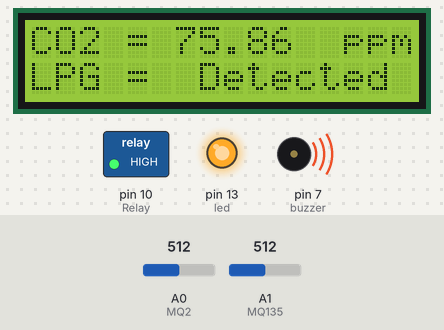
A sketch run on a simulated Arduino Uno, built with avr-gcc and run on an emulated ATmega328P. Shown: 16×2 character LCD, switched loads named in the sketch (green lamp = pin HIGH), output pins drawn as LEDs (lit = HIGH), buzzer (waves = sounding, pin HIGH). The inputs (shaded band) are chosen by the test bench; at power-on: A1 (MQ135) = 512, A0 (MQ2) = 512.

Above: at 2.0 s.
2.1 s: A1 (MQ135) set to 1023
At 5.1 s:
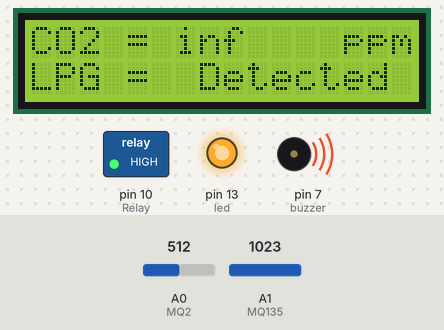
9.8 s: A1 (MQ135) set to 900
At 16.1 s:
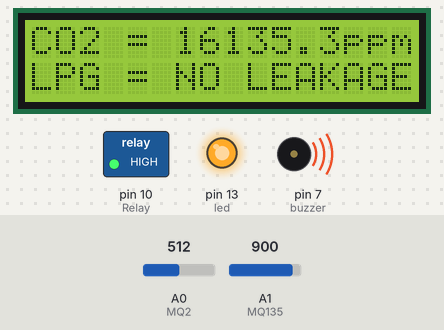
17.3 s: A0 (MQ2) set to 439
21.2 s: A0 (MQ2) set to 416
25.1 s: A1 (MQ135) set to 861
At 27.9 s:
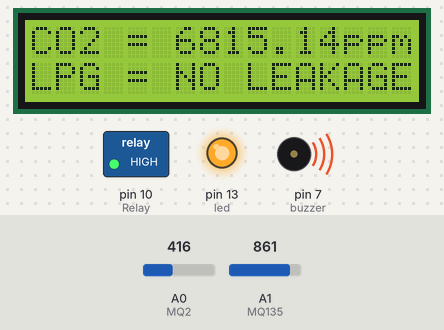
32.8 s: A0 (MQ2) set to 511
At 34.2 s:
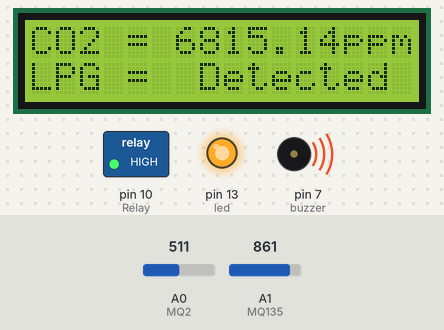
Timing chart, 0 to 35.8 s (numbered marks = the images above; inputs shaded):
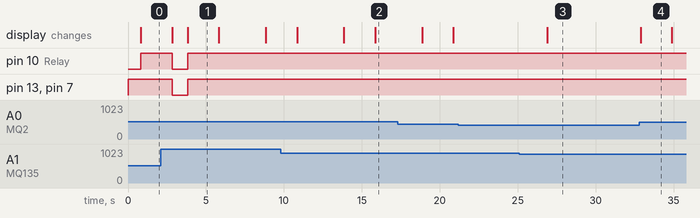

The sketch:

AIR_MONITOR.ino
```cpp
#include<LiquidCrystal.h>
LiquidCrystal lcd(12, 11, 5, 4, 3, 2);

int led = 13;
int buzzer = 7;
int MQ2 = A0;
int MQ135 = A1;
int Relay = 10;


void setup()
{
  pinMode(led, OUTPUT);
  digitalWrite(led, HIGH);
  pinMode(buzzer, OUTPUT);
  digitalWrite(buzzer, HIGH);
  pinMode(MQ2, INPUT);
  pinMode(MQ135, INPUT);
  lcd.begin(16, 2);
  lcd.setCursor(0, 0);
  lcd.print("ARDUINO UNO AIR ");
  lcd.setCursor(0, 1);
  lcd.print(" MONITOR SHEILD ");
  delay(750);
  lcd.clear();
  digitalWrite(led, LOW);
  digitalWrite(buzzer, LOW);
  pinMode(Relay, 10);
  digitalWrite(Relay, LOW);
}

void loop()
{
  lcd.clear();
  float MQ135_volt;
  float MQ2_volt;
  float RS_CO2;
  float R0;
  float Slope;
  float Y_intercept;
  float MQ135Value = (analogRead(MQ135));
  float MQ2Value = (analogRead(MQ2));
  float Y_Value;
  MQ135_volt = MQ135Value * (5.0 / 1023.0);
  MQ2_volt = MQ2Value * (5.0 / 1023.0);
  RS_CO2 = ((5.0 * 32850) / MQ135_volt) - 32850;
  R0 = 28399;
  Slope = -0.370955166;
  Y_intercept = 0.7597917824;
  Y_Value = RS_CO2 / R0;

  double ppm = pow(10, (log10(Y_Value) - Y_intercept) / Slope);
  lcd.setCursor(0, 0);
  lcd.print("CO2 =");
  lcd.setCursor(6, 0);
  lcd.print(ppm);
  lcd.setCursor(13, 0);
  lcd.print("ppm");
  lcd.setCursor(0, 1);
  lcd.print("LPG =");

  if   (MQ2_volt >= 2.10)
  {
    digitalWrite(led, HIGH);
    digitalWrite(buzzer, HIGH);
    digitalWrite(Relay, HIGH);
    lcd.setCursor(6, 1);
    lcd.print(" Detected  ");
    delay(2000);
  }
  if   ( ppm >= 600)
  {
    digitalWrite(led, HIGH);
    digitalWrite(buzzer, HIGH);
    digitalWrite(Relay, HIGH);
    lcd.setCursor(6, 1);
    lcd.print("NO LEAKAGE");
    delay(2000);
  }
  else
  { digitalWrite(led, LOW);
    digitalWrite(buzzer, LOW);
    digitalWrite(Relay, LOW);
    lcd.setCursor(6, 1);
    lcd.print("NO LEAKAGE");
  }
  delay(1000);
}
```

Measured:
- after the input at 2.1 s, pin 10 (Relay), pin 13 (led), pin 7 (buzzer): goes on until 3.8 s, then stays HIGH; the display: first differs from a run without the input after 1.7 s (image 1)
- after the input at 9.8 s, the display: first differs from a run without the input after 4.1 s (image 2 shows a later state)
- after the input at 21.2 s, every drawn part: stays the same
- after the input at 25.1 s, the display: changes after 1.8 s (image 3)
- after the input at 32.8 s, the display: changes after 0.10 s (image 4)
- what the display in image 1 shows lasts 2.0 s, from 3.8 s to 5.8 s
